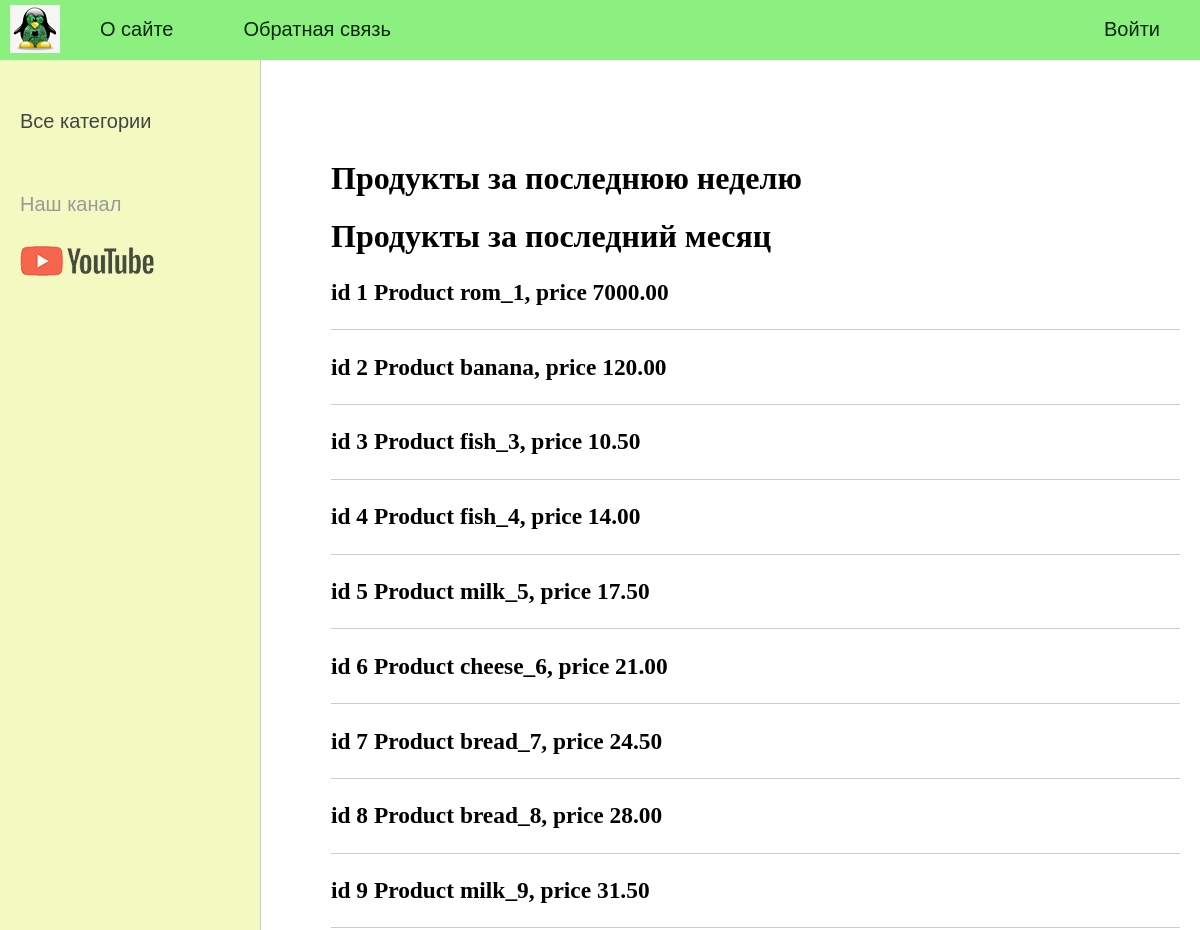
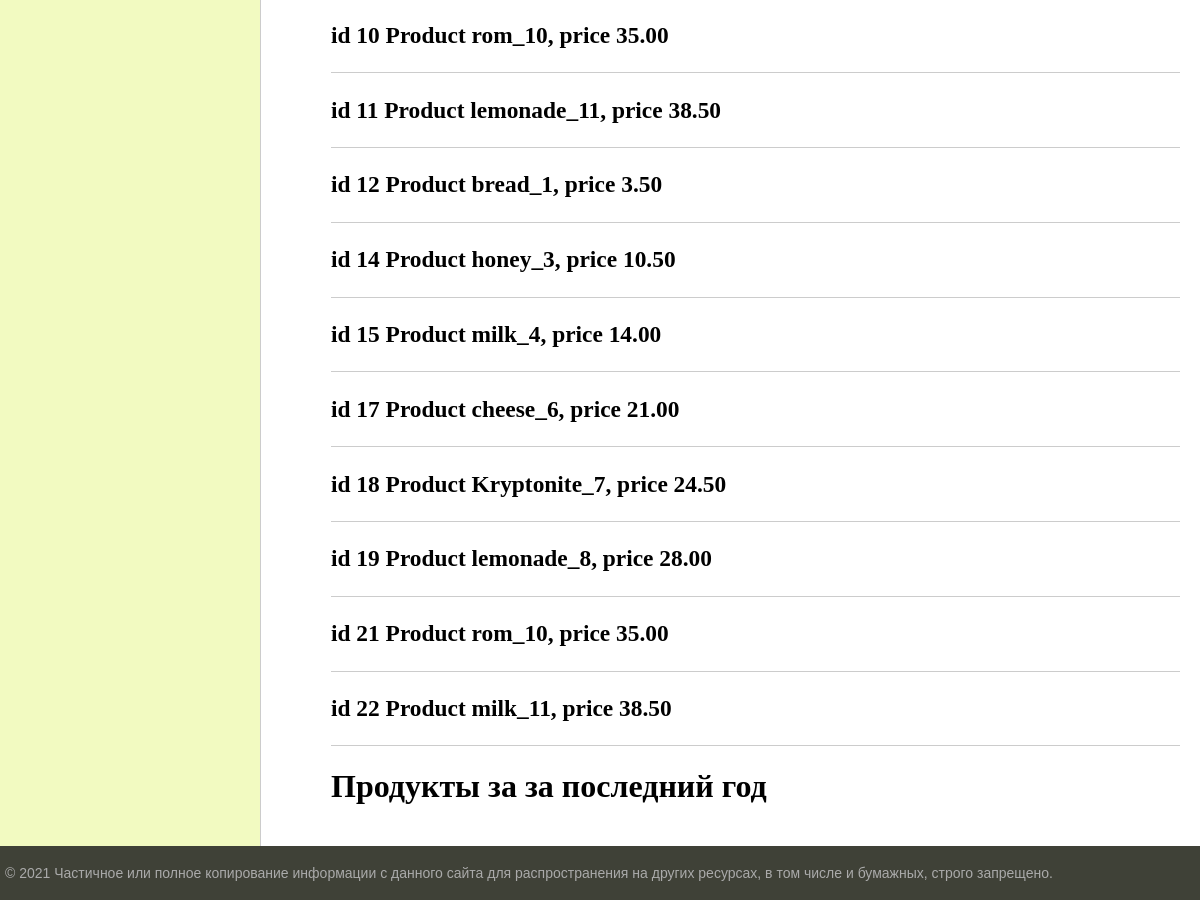
/hw2/client_products/6/, run on an earlier commit of the app's database (2 pictures, top to bottom).
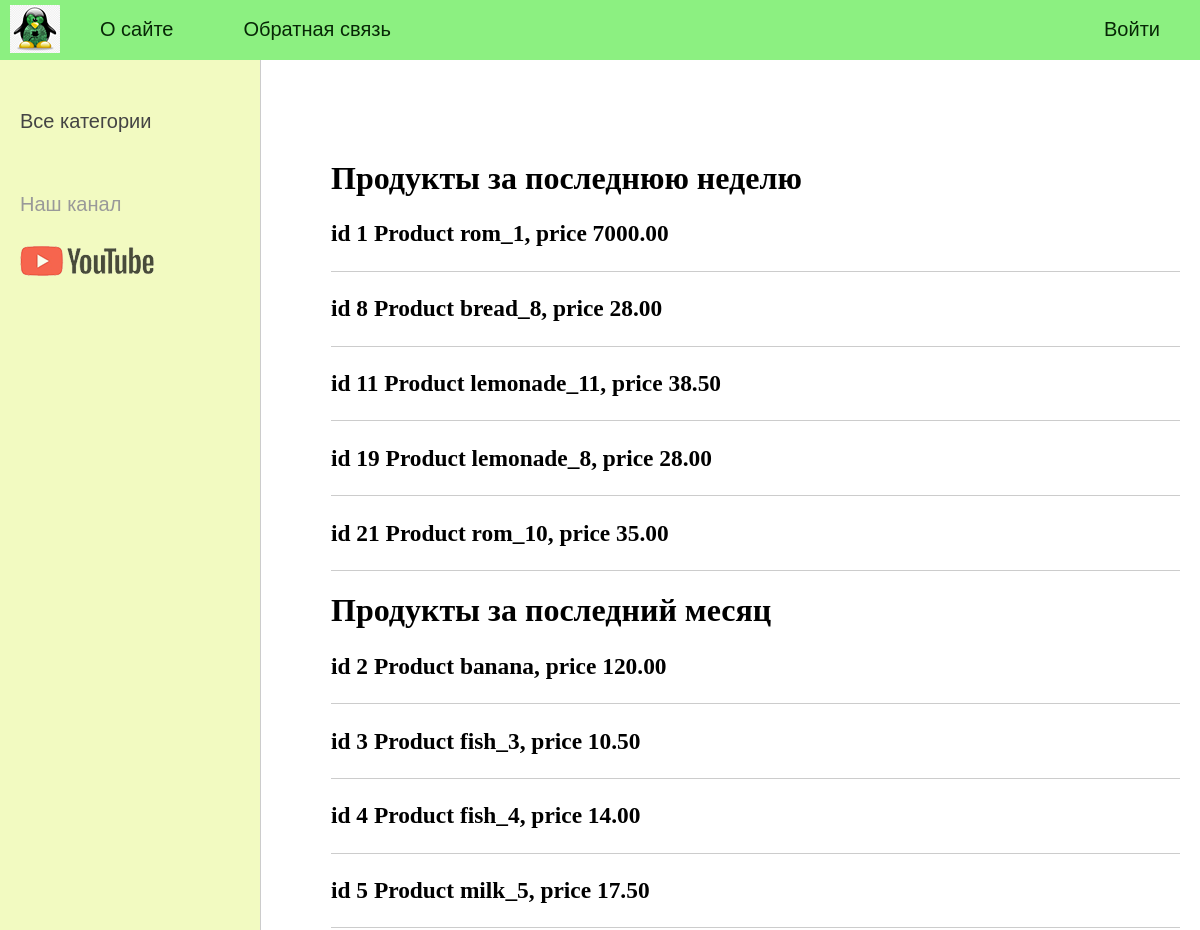
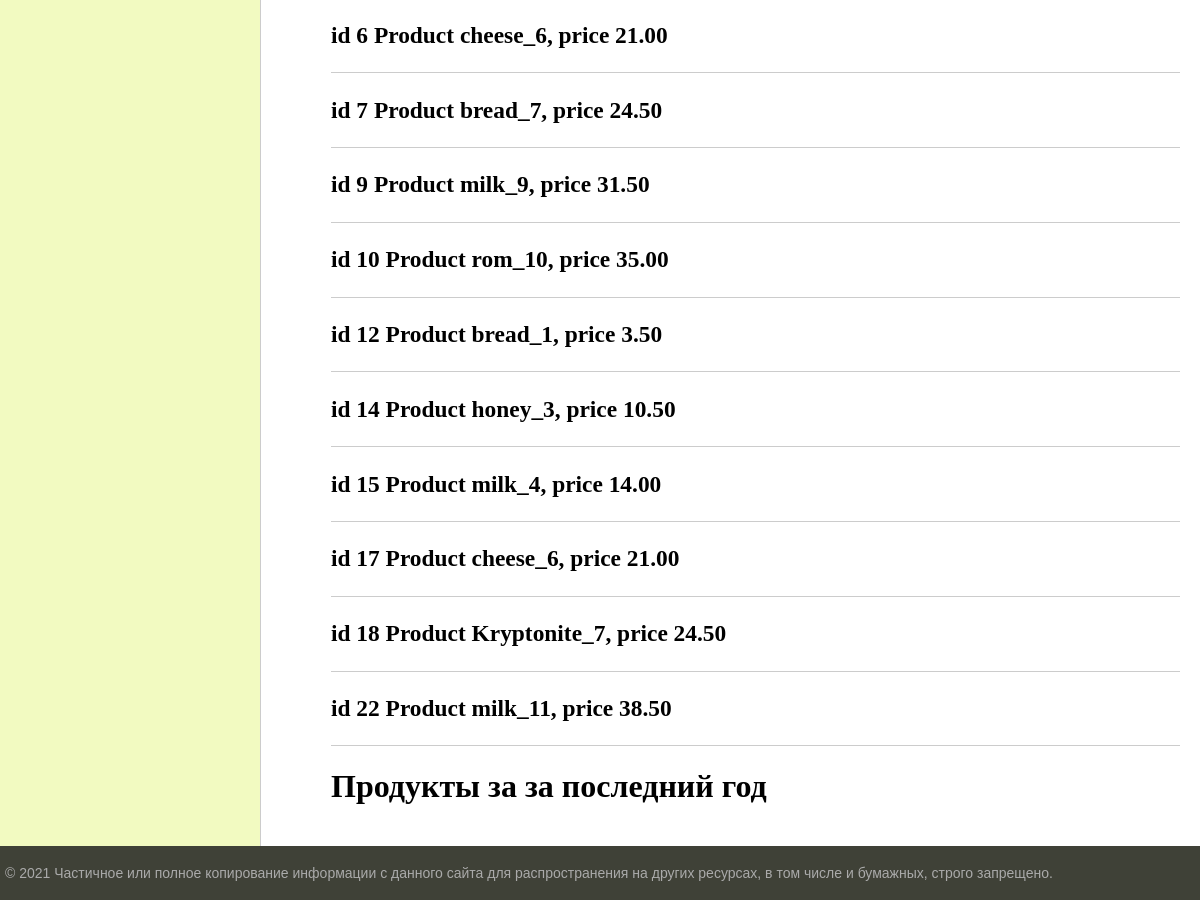
And on a later commit of the database (2 pictures, top to bottom).
### hw_2_app/models.py (models this page shows, shortened)
class Product(models.Model):
    name = models.CharField(max_length=100, verbose_name="Название")
    photo = models.ImageField(upload_to="photos/%Y/%m/%d/", verbose_name="Фото", blank=True)
    description = models.TextField(verbose_name="Описание")
    price = models.DecimalField(max_digits=10, decimal_places=2, verbose_name="Цена")
    quantity = models.DecimalField(max_digits=10, decimal_places=2, verbose_name="Количество")
    time_create = models.DateTimeField(auto_now_add=True, verbose_name="дата добавления")
    def __str__(self):
        return f"Product {self.name}, price {self.price}"
    class Meta:
        verbose_name = 'Продукты'
        verbose_name_plural = 'Продукты'

### hw_2_app/views.py (the view)
# urls.py: path('client_products/<int:client_id>/', client_products, name='client_products'),
def client_products(request, client_id):
    now = datetime.now()
    week = now - timedelta(days=7)
    month = now - timedelta(days=30)
    year = now - timedelta(days=365)
    orders_week = Order.objects.\
                filter(client__pk=client_id,time_create__gte=week).\
                order_by('time_create')
    orders_month = Order.objects.\
                filter(client__pk=client_id,
                       time_create__gte=month,
                       time_create__lte=week).\
                order_by('time_create')
    orders_year = Order.objects.\
                filter(client__pk=client_id,
                        time_create__gte=year,
                        time_create__lte=month).\
                order_by('time_create')
    products_week = {p for orders in orders_week for p in orders.product.all()}
    products_month = {p for orders in orders_month for p in orders.product.all()}.\
                    difference(products_week)
    products_year = {p for orders in orders_year for p in orders.product.all()}.\
                    difference(products_week).difference(products_month)
    context = {'menu': menu,
            'title': 'Продукты заказанные клиентом',
            "products_week": products_week,
            "products_month": products_month,
            "products_year": products_year}
    return render(request, 'hw_2_app/client_products.html', context=context)

### hw_2_app/templates/hw_2_app/client_products.html (shortened to what this page needs)
{% extends 'hw_2_app/base.html' %}
{% block content %}
<h1>Продукты за последнюю неделю</h1>
<ul class="list-articles">
	{% for p in products_week %}
	<li><h3>id {{ p.id }} {{ p }} </h3>
	{% endfor %}
</ul>
<h1>Продукты за последний месяц</h1>
<ul class="list-articles">
	{% for p in products_month %}
	<li><h3>id {{ p.id }} {{ p }} </h3>
	{% endfor %}
</ul>
<h1>Продукты за за последний год</h1>
{% endblock %}

### hw_2_app/templates/hw_2_app/base.html (shortened to what this page needs)
{% load static %}
<!DOCTYPE html>
<html>
<head>
	<link type="text/css" href="{% static 'hw_2_app/css/styles.css' %}" rel="stylesheet" />
</head>
<body>
<table class="table-page" border=0 cellpadding="0" cellspacing="0">
<tr><td valign=top>
{% block mainmenu %}
		<div class="header">
			<ul id="mainmenu" class="mainmenu">
			<li class="logo"><a href="{% url 'home' %}"><div class="logo"></div></a></li>
    {% for m in menu %}
        {% if not forloop.last %}
            <li><a href="{% url m.url_name %}">{{m.title}}</a></li>
        {% else %}
            <li class="last"><a href="{% url m.url_name %}">{{m.title}}</a></li>
        {% endif %}
   {% endfor %}
			</ul>
		</div>
{% endblock mainmenu %}
<table class="table-content" border=0 cellpadding="0" cellspacing="0">
<tr>
	<td valign="top" class="left-chapters">
	<ul id="leftchapters">
		{% if cat_selected == 0 %}
                <li class="selected">Все категории</li>
		{% else %}
                <li><a href="{% url 'home' %}">Все категории</a></li>
		{% endif %}
		<li class="share">
		<p>Наш канал</p>
		<a class="share-yt" href="https://www.youtube.com" target="_blank" rel="nofollow"></a>
		</li>
	</ul>
</td>
<td valign="top" class="content">
	<div class="content-text">
{% block content %}
{% endblock %}
	</div>
</td></tr></table>
</td></tr>
<tr><td valign=top>
	<div id="footer">
		<p>&copy; 2021 Частичное или полное копирование информации с данного сайта для распространения на других ресурсах, в том числе и бумажных, строго запрещено.</p>
	</div>
</td></tr></table>
</body>
</html>

### hw_2_app/static/hw_2_app/css/styles.css (style rules this page uses)
html, body { font-family: 'Arial'; margin: 0; padding: 0; height: 100%; width: 100%; color: #ef7f7f; }
a { color: #037024; text-decoration: none; }
ul.list-articles { list-style: none; margin: 0; padding: 0; }
ul.list-articles li { border-bottom: 1px solid #ccc; }
.table-page { width: 100%; height: 100%; vertical-align: top; }
.table-page tr { height: 100%; }
.header { background: #8cf081; height: 60px; }
.logo { background: url('../images/logo.png') no-repeat 10px 5px; width: 70px; height: 60px; }
ul.mainmenu { list-style: none; margin: 0; padding: 0; height: 60px; color: #041f08; font-size: 20px; overflow: hidden; }
ul.mainmenu li { float: left; margin: 18px 40px 0 30px; }
ul.mainmenu li.logo { margin: 0; }
ul.mainmenu li.last { float: right; }
ul.mainmenu li a { color: #072706; text-decoration: none; }
.table-content { width: 100%; min-height: 100%; height: 100%; }
.left-chapters { margin: 0; background: #f2fac1; border-right: 1px solid #ccc; min-height: 100%; }
.left-chapters ul { width: 230px; min-height: 100%; margin: 0; padding: 20px 10px 10px 20px; list-style: none; font-size: 20px; }
.left-chapters ul li { margin: 30px 0 0 0; color: #999; }
.left-chapters ul li a { color: #444; text-decoration: none; }
.left-chapters ul li.share { margin: 60px 0 0 0; }
.left-chapters ul li.share p { margin: 30px 0 30px 0; }
.left-chapters ul li.share a { display: inline-block; width: 40px; height: 40px; margin: 0 20px 0 0; }
.left-chapters ul li.share a.share-yt { width: 100%; height: 30px; background: url('../images/share_yt.png') no-repeat 0 0 }
.content { padding: 40px 20px 20px 40px; width: 100%; box-sizing: border-box; }
.content-text { margin: 60px 0 0 30px; color: #000; font-size: 20px; font-family: Yandex Sans Display Light; }
.content-text h1 { font-size: 32px; }
#footer { box-sizing: border-box; background: #3F4137; padding: 5px; color: #aaa; font-size: 14px; font-family: Verdana, Geneva, Arial, Helvetica; text-align: left; overflow: hidden; }

What changed in the data, as far as the page shows it:
shown differently, row unchanged: Product "Product rom_1, price 7000.00": moves from the list under "Продукты за последний месяц" to the list under "Продукты за последнюю неделю"
shown differently, row unchanged: Product "Product bread_8, price 28.00": moves from the list under "Продукты за последний месяц" to the list under "Продукты за последнюю неделю"
changed Product "Product lemonade_11, price 38.50": moves from the list under "Продукты за последний месяц" to the list under "Продукты за последнюю неделю"
shown differently, row unchanged: Product "Product lemonade_8, price 28.00": moves from the list under "Продукты за последний месяц" to the list under "Продукты за последнюю неделю"
shown differently, row unchanged: Product id 21: moves from the list under "Продукты за последний месяц" to the list under "Продукты за последнюю неделю"
